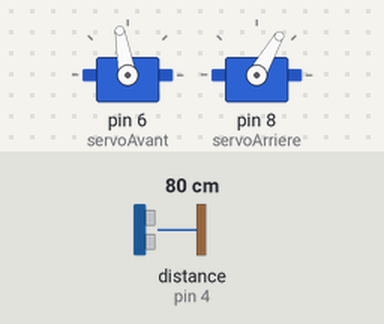
The sketch below on a simulated Arduino Uno, built with avr-gcc and run on an emulated ATmega328P. On the bench: 2 × servo. The inputs (shaded band) are chosen by the test bench; at power-on: distance to the obstacle (sensor on pin 4) 80 cm. What the sketch prints to the serial monitor is not drawn.

Above: at 0.95 s.
2.4 s: distance to the obstacle (sensor on pin 4) set to 23 cm
5.9 s: distance to the obstacle (sensor on pin 4) set to 19 cm
At 6.8 s:
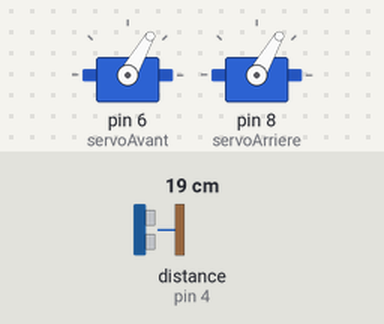
7.9 s: distance to the obstacle (sensor on pin 4) set to 35 cm
At 8.08 s:
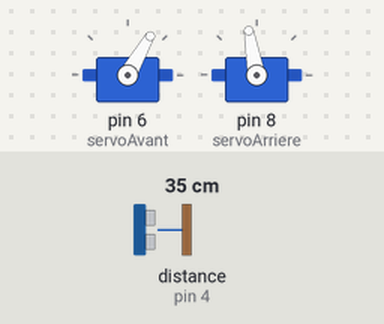
11.4 s: distance to the obstacle (sensor on pin 4) set to 2 cm
At 11.73 s:
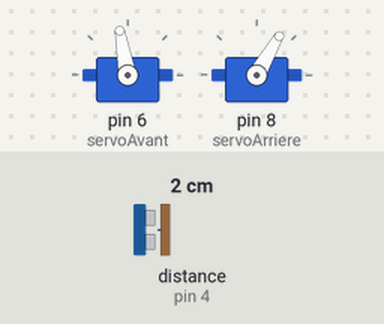
Timing chart, 0 to 14.4 s (numbered marks = the images above; inputs shaded):
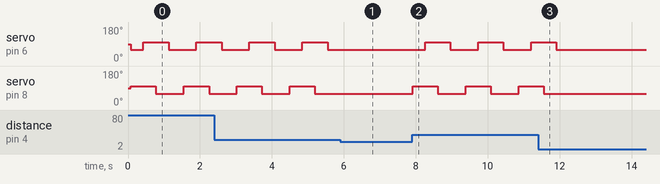

The sketch:

robot_chien_v1.ino
```cpp
#include <NewPing.h> // ajoute la bibliothèque du capteur ultrason
#include <Servo.h> // ajoute la bibliothèque servo-moteurs

Servo servoAvant,servoArriere; // créé deux objets servos
NewPing sonar(2, 4, 200); // créé un objet sonar

char avant[] = {60,100,100,100,100,60,60,60}; // créé un array ‘avant[]’
int distance = 0; // initialise la distance mesurée
int distMin = 20; // définit la distance minimale pour avancer

void setup()
{
  servoAvant.attach(6); // lie un moteur au pin 6
  servoArriere.attach(8); // lie un moteur au pin 8
  Serial.begin(9600);

}


void loop()
{
  distance = 0;

  while(distance == 0){
      distance = quelleDistance();
      Serial.print(distance);
  }

if(distance > distMin){  //Tant que la distance mesurée est inférieure à 20cm nous avançons

    avance();

  }
}


void avance()
{
  for(int n=0;n<4;n++)
  {
  servoAvant.write(avant[2*n]);          // envoie au moteur une valeur pair de la liste avant[]
  servoArriere.write(avant[(2*n)+1]); // envoie au moteur une valeur impair de la liste
  delay(350);
  }
}

int quelleDistance()
{
  delay(70);
  unsigned int uS = sonar.ping();
  int cm = uS/US_ROUNDTRIP_CM;

  return cm;
}
```

Measured:
- the behaviour switches between 21 and 20 cm on distance to the obstacle (sensor on pin 4) (found by bisection; images 0 and 1)
- after the input at 5.9 s, servo on pin 6 (servoAvant): stays 60° (without the input it goes to 100° after 0.42 s); servo on pin 8 (servoArriere): stays 60° (without the input it goes to 100° after 0.07 s)
- after the input at 7.9 s, servo on pin 6 (servoAvant): alternates 100° for 0.70 s and 60° for 0.77 s, starting after 0.36 s; servo on pin 8 (servoArriere): alternates 100° for 0.70 s and 60° for 0.77 s, starting at once
- after the input at 11.4 s, servo on pin 6 (servoAvant): goes on until 11.9 s, then stays 60°; servo on pin 8 (servoArriere): goes on until 11.6 s, then stays 60°
- by itself, servo on pin 6 (servoAvant), servo on pin 8 (servoArriere): alternates 100° for 0.70 s and 60° for 0.77 s
